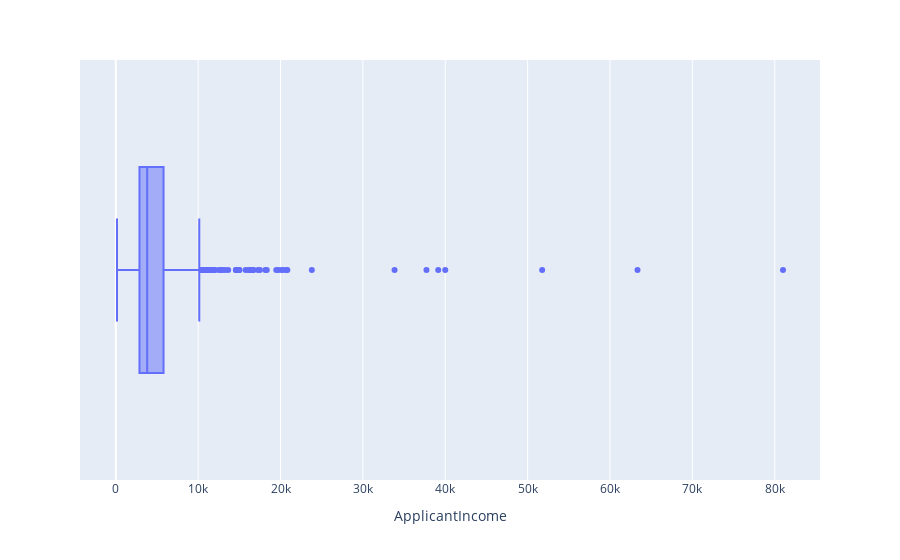

Here is the notebook cell this chart was saved with:
### Code cell
fig = px.box(df,x='ApplicantIncome')
fig.show()

### Figure 1 — Plotly figure (JSON) as saved in the notebook; plotly's stock layout.template omitted (floating-point values rounded to 4 significant figures; data arrays with more than 128 entries replaced by an {"elided": "..."} marker saying what was removed)
{"data": [{"alignmentgroup": "True", "hovertemplate": "ApplicantIncome=%{x}<extra></extra>", "legendgroup": "", "marker": {"color": "#636efa"}, "name": "", "notched": false, "offsetgroup": "", "orientation": "h", "showlegend": false, "type": "box", "x": {"elided": "614 int values"}, "x0": " ", "xaxis": "x", "y0": " ", "yaxis": "y"}], "layout": {"boxmode": "group", "legend": {"tracegroupgap": 0}, "margin": {"t": 60}, "xaxis": {"anchor": "y", "domain": [0, 1], "title": {"text": "ApplicantIncome"}}, "yaxis": {"anchor": "x", "domain": [0, 1]}}}
